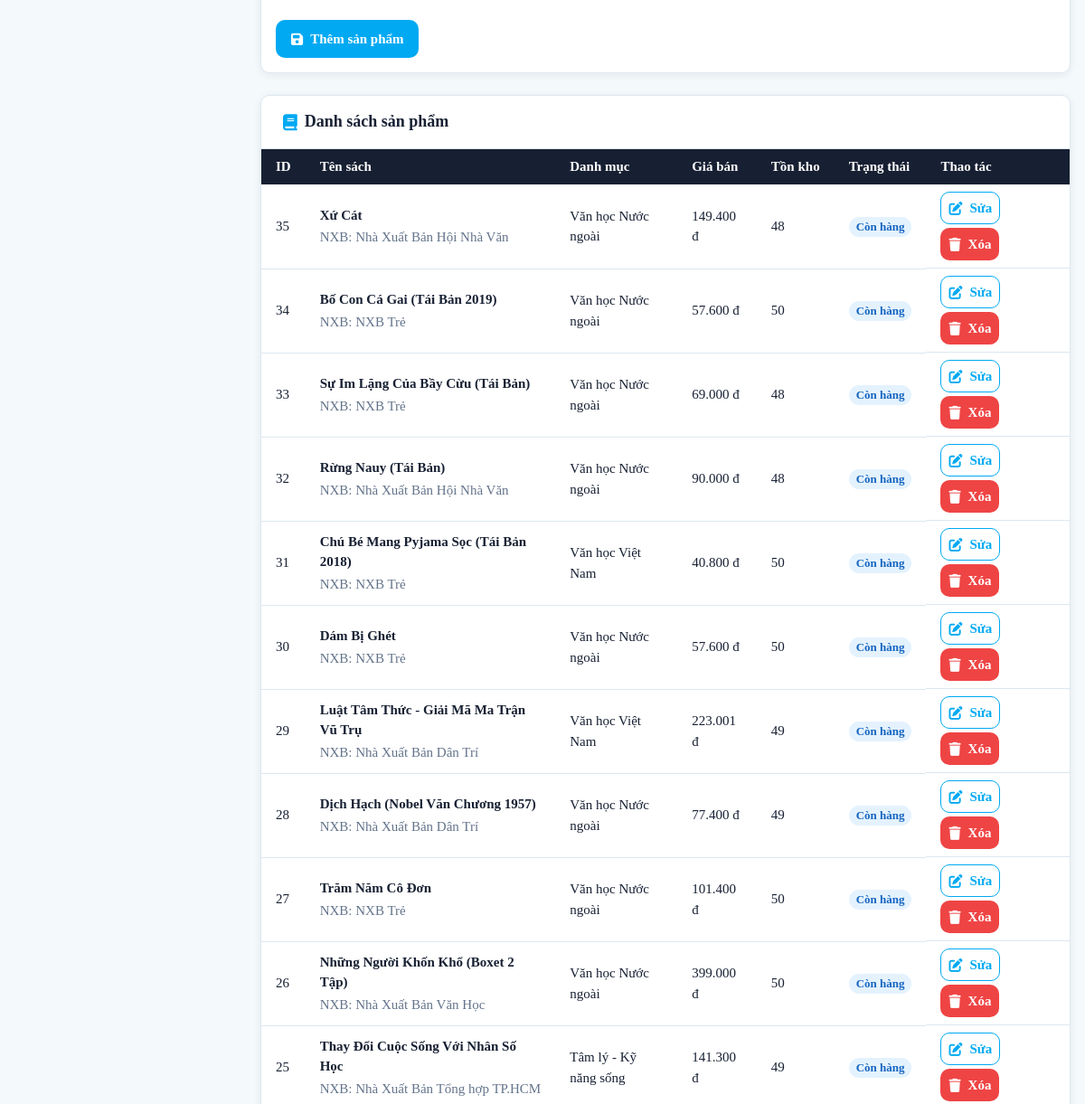
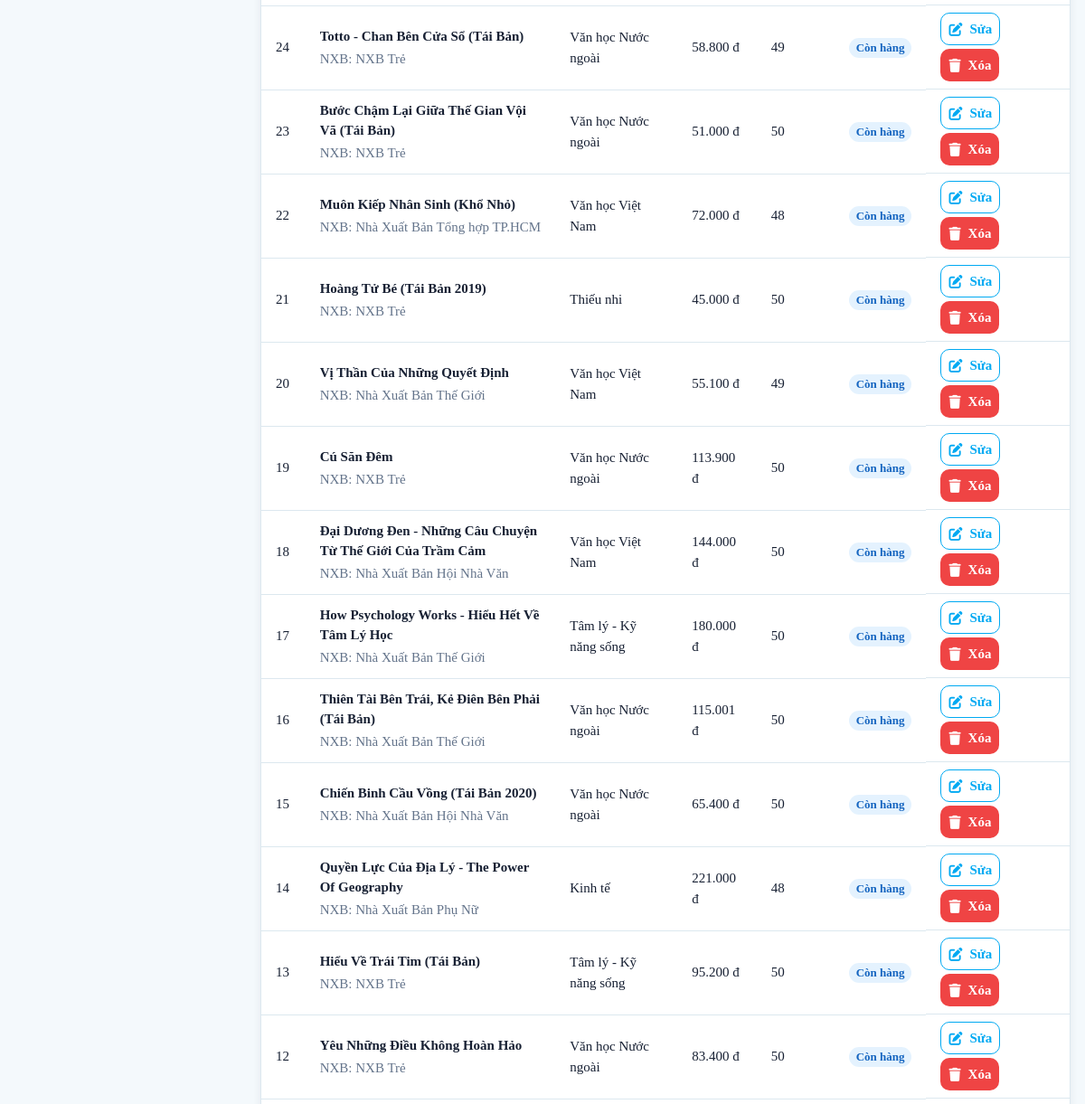
Page /admin/products.php (signed in, middle part) on the earlier database version (2 pictures, top to bottom).
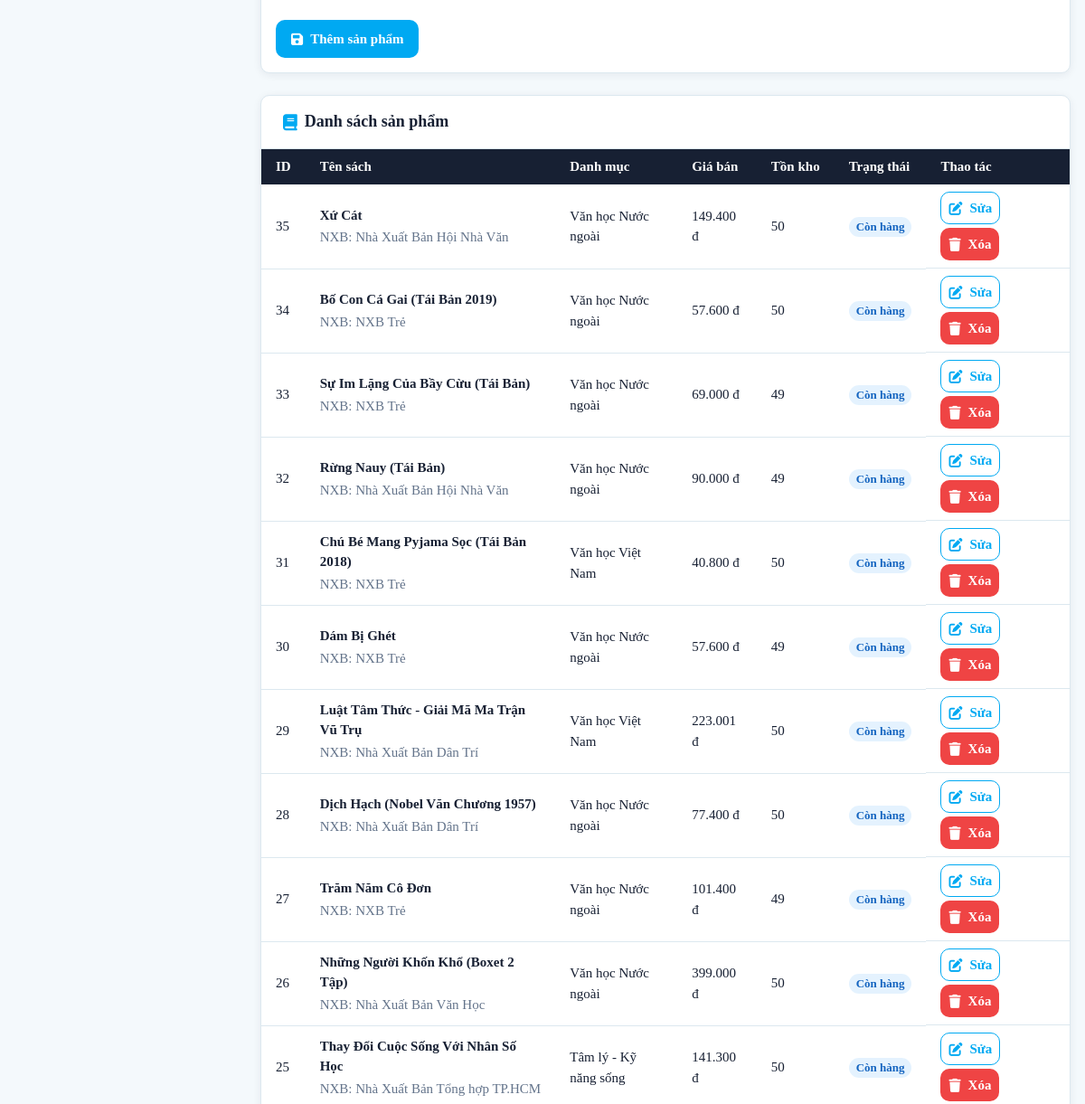
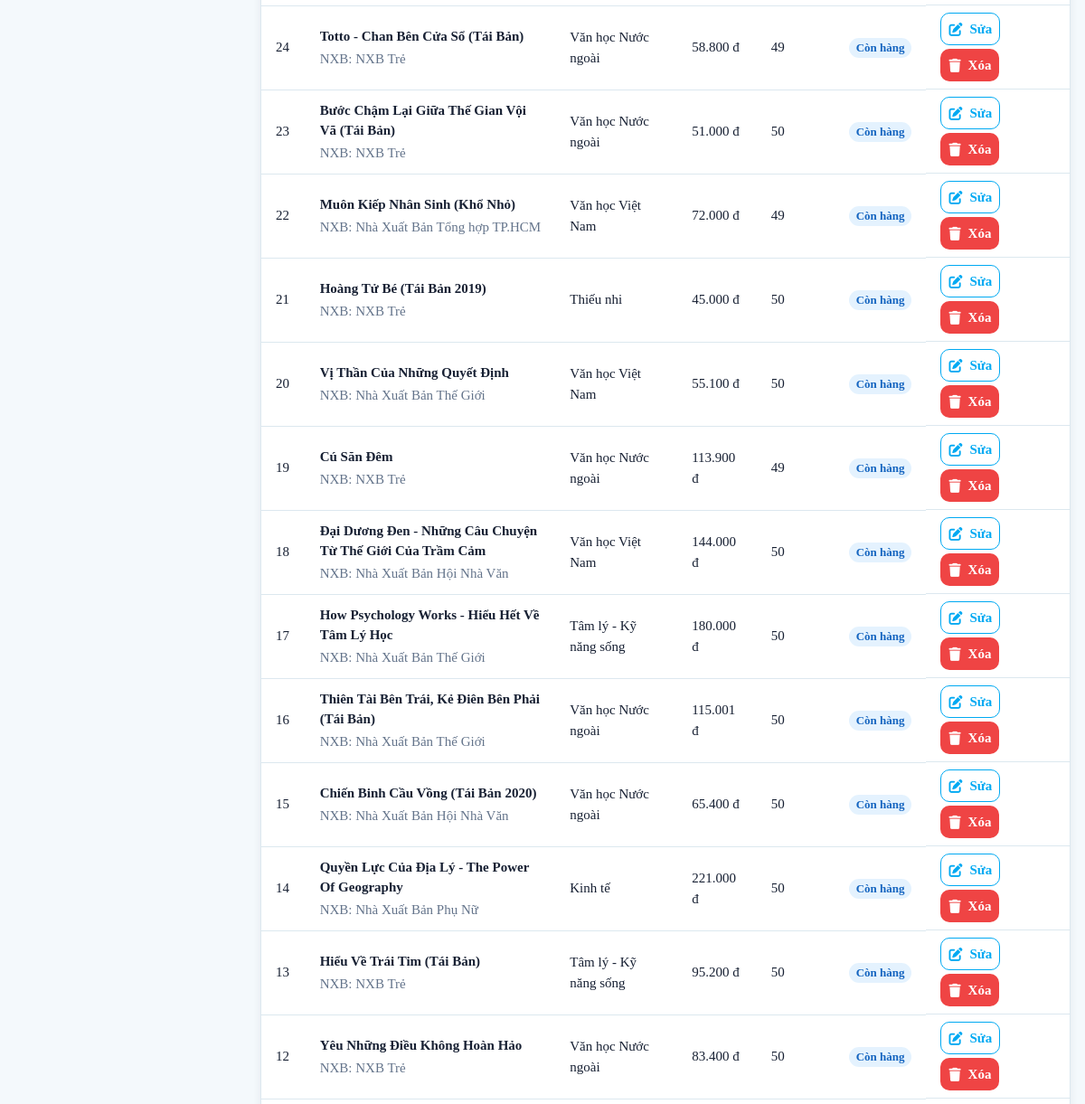
Same page on the later database version (2 pictures, top to bottom).
### tables this page shows
CREATE TABLE `product` (
  `ProductID` int NOT NULL AUTO_INCREMENT,
  `CategoryID` int DEFAULT NULL,
  `BrandID` int DEFAULT NULL,
  `ProductName` varchar(255) NOT NULL,
  `Brand` varchar(100) DEFAULT NULL,
  `Price` int NOT NULL DEFAULT '0',
  `Quantity` int DEFAULT '0',
  `Description` text,
  `Publisher` varchar(100) DEFAULT 'AlphaBooks',
  `Status` enum('Còn hàng','Hết hàng') DEFAULT 'Còn hàng',
  PRIMARY KEY (`ProductID`),
  KEY `fk_product_category` (`CategoryID`),
  CONSTRAINT `fk_product_category` FOREIGN KEY (`CategoryID`) REFERENCES `category` (`CategoryID`) ON DELETE SET NULL
);

CREATE TABLE `category` (
  `CategoryID` int NOT NULL AUTO_INCREMENT,
  `CategoryName` varchar(100) NOT NULL,
  `Description` text,
  PRIMARY KEY (`CategoryID`)
);

### admin/products.php (the view, shortened to what this page needs)
<?php
require_once 'data.php';
require_once 'partials.php';
$editProduct = null;
$products = [];
$resProds = $conn->query("
  SELECT p.ProductID, p.ProductName, p.Price, p.Quantity, p.Status, p.Publisher, p.Description, c.CategoryName
  FROM product p
  LEFT JOIN category c ON p.CategoryID = c.CategoryID
  ORDER BY p.ProductID DESC
");
if ($resProds) {
  while ($row = $resProds->fetch_assoc()) {
    $products[] = $row;
  }
}
?>
<!DOCTYPE html>
<html lang="vi">
<head>
  <title>Quản lý sản phẩm</title><?= adminCssLinks() ?>
</head>
<body>
  <div class="app-layout">
    <main class="page-content">
      <form method="post" class="card admin-form-card" enctype="multipart/form-data">
        <div class="card__body form">
          <div class="btn-group">
            <button class="btn btn--primary" type="submit"><i class="fa-solid fa-floppy-disk" aria-hidden="true"></i><?= $editProduct ? 'Cập nhật sản phẩm' : 'Thêm sản phẩm' ?></button>
          </div>
        </div>
      </form>
      <section class="admin-table-card" aria-labelledby="products-table-title">
        <h2 id="products-table-title" class="admin-table-card__title"><i class="fa-solid fa-book" aria-hidden="true"></i>Danh sách sản phẩm</h2>
        <div class="table-wrapper">
        <table class="table">
          <thead>
            <tr>
              <th>ID</th>
              <th>Tên sách</th>
              <th>Danh mục</th>
              <th>Giá bán</th>
              <th>Tồn kho</th>
              <th>Trạng thái</th>
              <th>Thao tác</th>
            </tr>
          </thead>
          <tbody>
            <?php if (empty($products)): ?>
              <tr><td colspan="7"><div class="admin-table-empty"><i class="fa-solid fa-book" aria-hidden="true"></i><strong>Chưa có sản phẩm</strong><span>Danh sách sản phẩm hiện đang trống.</span></div></td></tr>
            <?php else: ?>
            <?php foreach ($products as $product): ?>
              <tr>
                <td><?= h($product['ProductID']) ?></td>
                <td><strong><?= h($product['ProductName']) ?></strong><small class="product-table-meta">NXB: <?= h($product['Publisher']) ?></small></td>
                <td><?= h($product['CategoryName'] ?? 'Không có') ?></td>
                <td><?= number_format($product['Price'], 0, ',', '.') ?> đ</td>
                <td><?= h($product['Quantity']) ?></td>
                <td><span class="badge <?= badgeClass($product['Status']) ?>"><?= h($product['Status']) ?></span></td>
                <td class="table__actions">
                  <a class="btn btn--sm btn--outline" href="products.php?edit=<?= h($product['ProductID']) ?>"><i class="fa-solid fa-pen-to-square" aria-hidden="true"></i>Sửa</a>
                  <form method="post" class="table-action-form" onsubmit="return confirm('Bạn có chắc chắn muốn xóa sản phẩm này?')">
                    <button class="btn btn--sm btn--danger" type="submit"><i class="fa-solid fa-trash" aria-hidden="true"></i>Xóa</button>
                  </form>
                </td>
              </tr>
            <?php endforeach; ?>
            <?php endif; ?>
          </tbody>
        </table>
        </div>
      </section>
    </main>
  </div>
  </div>
</body>
</html>

Differences in the rows shown:
changed product "Xứ Cát": Quantity "48" → "50"
changed product "Sự Im Lặng Của Bầy Cừu (Tái Bản)": Quantity "48" → "49"
changed product "Rừng Nauy (Tái Bản)": Quantity "48" → "49"
changed product "Dám Bị Ghét": Quantity "50" → "49"
changed product "Luật Tâm Thức - Giải Mã Ma Trận Vũ Trụ": Quantity "49" → "50"
changed product "Dịch Hạch (Nobel Văn Chương 1957)": Quantity "49" → "50"
changed product "Trăm Năm Cô Đơn": Quantity "50" → "49"
changed product "Thay Đổi Cuộc Sống Với Nhân Số Học": Quantity "49" → "50"
changed product "Muôn Kiếp Nhân Sinh (Khổ Nhỏ)": Quantity "48" → "49"
changed product "Vị Thần Của Những Quyết Định": Quantity "49" → "50"
changed product "Cú Săn Đêm": Quantity "50" → "49"
changed product "Quyền Lực Của Địa Lý - The Power Of Geography": Quantity "48" → "50"
